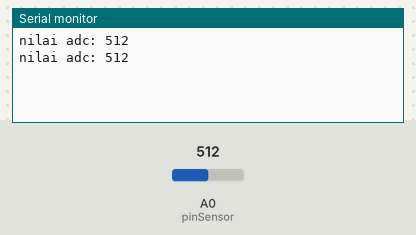
This sketch was run on a simulated Arduino Uno, built with avr-gcc and run on an emulated ATmega328P. Shown: the last lines printed to the serial monitor. The inputs (shaded band) are chosen by the test bench; at power-on: A0 (pinSensor) = 512.

Above: at 1.8 s.
1.9 s: A0 (pinSensor) set to 716
At 2.8 s:
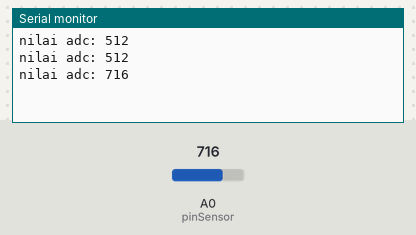
3.4 s: A0 (pinSensor) set to 900
At 4.8 s:
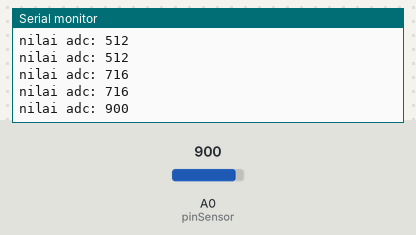
Timing chart, 0 to 6.4 s (numbered marks = the images above; inputs shaded):
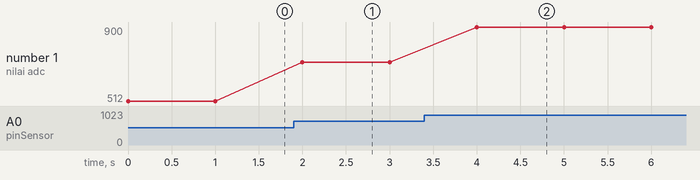

Measured:
- after the input at 1.9 s, the serial monitor: prints a new line after 0.10 s (image 1)
- after the input at 3.4 s, the serial monitor: prints a new line after 0.60 s (image 2)
- plotted number 1: 512 → 716 after the input at 1.9 s, 716 → 900 after the input at 3.4 s

The sketch:

sesi-10-ldr.ino
```cpp
const int pinSensor = A0;
int adcValue = 0;

void setup()
{
  // inisiasi Serial comm dengan baud rate 115200
  Serial.begin(115200);
  pinMode(pinSensor, INPUT);
}

void loop()
{
  // akuisisi nilai ADC sensor LDR
  adcValue = analogRead(pinSensor);

  // cetak nilai adc ke serial monitor
  Serial.print("nilai adc: ");
  Serial.println(adcValue);
  // jeda akuisisi data
  delay(1000);
}
```
